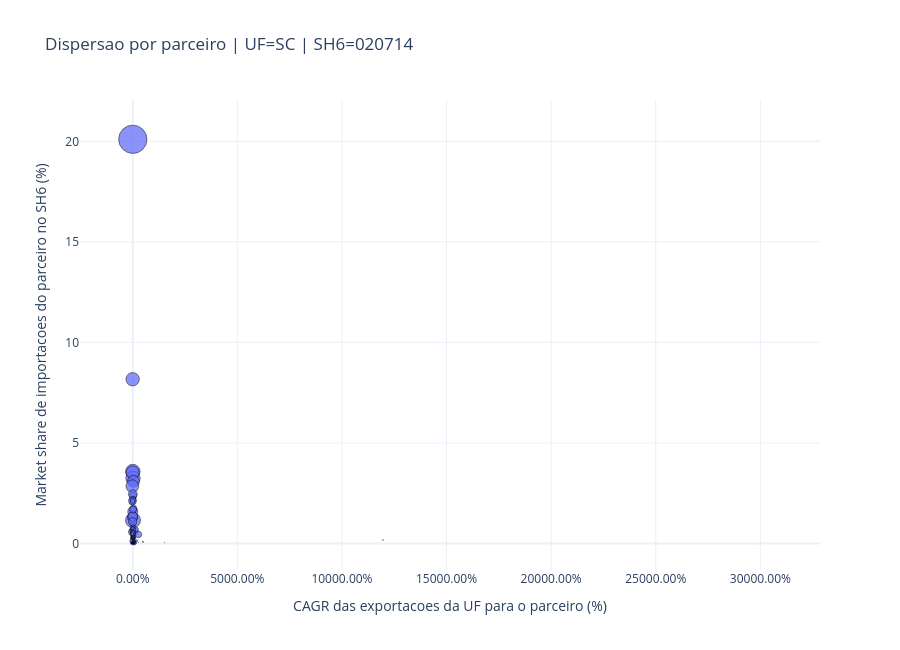

The code cell stored with this chart in its notebook:
### Code cell
# Reexecute esta celula sempre que trocar selected_sh6 ou selected_uf.

df_export_cagr = load_uf_partner_exports_cagr(
    path_raw=path_raw_dir,
    path_shares_csv=path_shares,
    path_countries_csv=path_countries,
    uf_target=selected_uf,
    sh6_target=selected_sh6,
 )
df_import_share = load_import_market_share(path_demand, selected_sh6)
df_scatter = build_scatter_dataset(df_export_cagr, df_import_share)

# Mantido para a secao de HHI (usa base potencial).
df_pairs_sh6 = aggregate_pairs_for_sh6(path_detail_ufs, selected_sh6)

# Potencial da UF selecionada por parceiro para usar no tamanho da bolha.
df_potential_uf = (
    df_pairs_sh6.loc[df_pairs_sh6['sg_uf'] == selected_uf, ['importer', 'potential_value']]
    .groupby('importer', as_index=False)['potential_value']
    .sum()
 )

df_scatter = df_scatter.merge(
    df_potential_uf,
    on='importer',
    how='left',
)
df_scatter['potential_value'] = df_scatter['potential_value'].fillna(0.0)

print(f'Linhas com CAGR para SH6 {selected_sh6} e UF {selected_uf}: {len(df_scatter):,}')
print(f'Parceiros com CAGR calculavel (nao nulo): {df_scatter["cagr_exports_pct"].notna().sum():,}')
print(f'Parceiros com potencial positivo: {(df_scatter["potential_value"] > 0).sum():,}')

if len(df_scatter) == 0:
    print('Sem dados para a combinacao de UF e SH6 selecionada.')
else:
    df_plot = df_scatter.dropna(subset=['cagr_exports_pct']).copy()

    if len(df_plot) == 0:
        print('Nao ha parceiros com serie suficiente para calcular CAGR nesta combinacao.')
    else:
        fig_scatter = px.scatter(
            df_plot,
            x='cagr_exports_pct',
            y='import_market_share_pct',
            size='potential_value',
            hover_name='importer',
            hover_data={
                'potential_value': ':.2f',
                'exports_start_usd': ':.2f',
                'exports_end_usd': ':.2f',
                'cagr_exports_pct': ':.3f',
                'cagr_period_start': True,
                'cagr_period_end': True,
                'cagr_n_years': True,
                'import_market_share_pct': ':.4f',
            },
            title=f'Dispersao por parceiro | UF={selected_uf} | SH6={selected_sh6}',
            labels={
                'cagr_exports_pct': 'CAGR das exportacoes da UF para o parceiro (%)',
                'import_market_share_pct': 'Market share de importacoes do parceiro no SH6 (%)',
                'potential_value': 'Potencial de exportacoes da UF para o parceiro (USD)',
            },
            template='plotly_white',
            height=650,
        )
        fig_scatter.update_traces(marker=dict(line=dict(width=0.7, color='black'), opacity=0.75))
        fig_scatter.update_xaxes(ticksuffix='%', tickformat='.2f')
        fig_scatter.show()

df_scatter.head(20)

### Figure 1 — Plotly figure (JSON) as saved in the notebook; plotly's stock layout.template omitted (floating-point values rounded to 4 significant figures; data arrays with more than 128 entries replaced by an {"elided": "..."} marker saying what was removed)
{"data": [{"customdata": {"elided": "192x6 float values"}, "hovertemplate": "<b>%{hovertext}</b><br><br>CAGR das exportacoes da UF para o parceiro (%)=%{x:.3f}<br>Market share de importacoes do parceiro no SH6 (%)=%{y:.4f}<br>Potencial de exportacoes da UF para o parceiro (USD)=%{customdata[0]:.2f}<br>exports_start_usd=%{customdata[1]:.2f}<br>exports_end_usd=%{customdata[2]:.2f}<br>cagr_period_start=%{customdata[3]}<br>cagr_period_end=%{customdata[4]}<br>cagr_n_years=%{customdata[5]}<extra></extra>", "hovertext": {"elided": "192 str values"}, "legendgroup": "", "marker": {"color": "#636efa", "line": {"color": "black", "width": 0.7}, "opacity": 0.75, "size": {"elided": "192 float values"}, "sizemode": "area", "sizeref": 928200.0, "symbol": "circle"}, "mode": "markers", "name": "", "orientation": "v", "showlegend": false, "type": "scatter", "x": {"elided": "192 float values"}, "xaxis": "x", "y": {"elided": "192 float values"}, "yaxis": "y"}], "layout": {"height": 650, "legend": {"itemsizing": "constant", "tracegroupgap": 0}, "title": {"text": "Dispersao por parceiro | UF=SC | SH6=020714"}, "xaxis": {"anchor": "y", "domain": [0, 1], "tickformat": ".2f", "ticksuffix": "%", "title": {"text": "CAGR das exportacoes da UF para o parceiro (%)"}}, "yaxis": {"anchor": "x", "domain": [0, 1], "title": {"text": "Market share de importacoes do parceiro no SH6 (%)"}}}}
